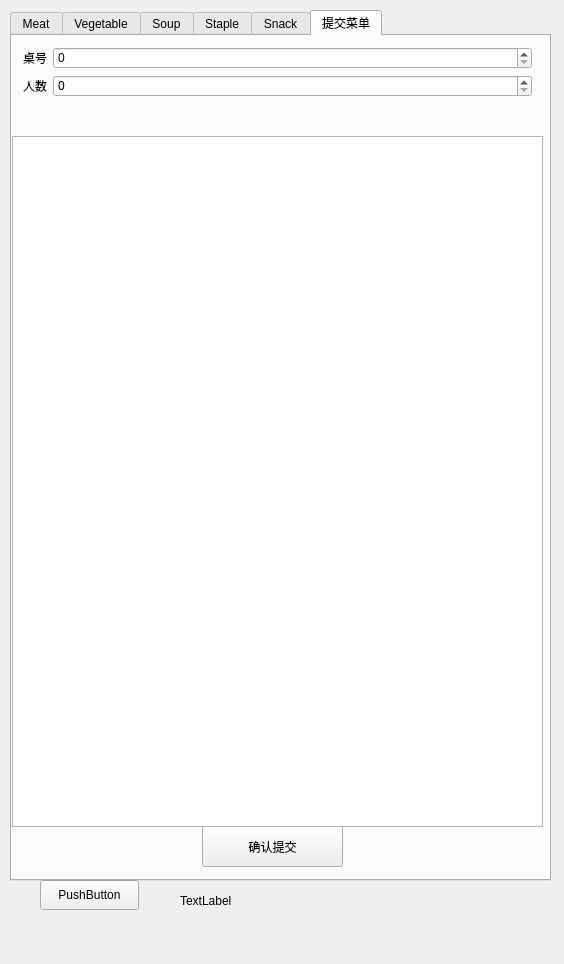
<?xml version="1.0" encoding="UTF-8"?>
<ui version="4.0">
 <class>mainWidget</class>
 <widget class="QWidget" name="mainWidget">
  <property name="geometry">
   <rect>
    <x>0</x>
    <y>0</y>
    <width>564</width>
    <height>964</height>
   </rect>
  </property>
  <property name="windowTitle">
   <string>mainWidget</string>
  </property>
  <widget class="QPushButton" name="pushButton">
   <property name="geometry">
    <rect>
     <x>40</x>
     <y>880</y>
     <width>99</width>
     <height>30</height>
    </rect>
   </property>
   <property name="text">
    <string>PushButton</string>
   </property>
  </widget>
  <widget class="QTabWidget" name="tabWidget">
   <property name="geometry">
    <rect>
     <x>10</x>
     <y>10</y>
     <width>541</width>
     <height>871</height>
    </rect>
   </property>
   <property name="currentIndex">
    <number>5</number>
   </property>
   <widget class="QWidget" name="meatTab">
    <attribute name="title">
     <string>Meat</string>
    </attribute>
    <widget class="QTableWidget" name="meatTableWidget">
     <property name="geometry">
      <rect>
       <x>0</x>
       <y>0</y>
       <width>541</width>
       <height>851</height>
      </rect>
     </property>
    </widget>
   </widget>
   <widget class="QWidget" name="vegeTab">
    <attribute name="title">
     <string>Vegetable</string>
    </attribute>
    <widget class="QTableWidget" name="vegeTableWidget">
     <property name="geometry">
      <rect>
       <x>0</x>
       <y>0</y>
       <width>541</width>
       <height>851</height>
      </rect>
     </property>
    </widget>
   </widget>
   <widget class="QWidget" name="soupTab">
    <attribute name="title">
     <string>Soup</string>
    </attribute>
    <widget class="QTableWidget" name="soupTableWidget">
     <property name="geometry">
      <rect>
       <x>0</x>
       <y>0</y>
       <width>541</width>
       <height>851</height>
      </rect>
     </property>
    </widget>
   </widget>
   <widget class="QWidget" name="stapleTab">
    <attribute name="title">
     <string>Staple</string>
    </attribute>
    <widget class="QTableWidget" name="stapleTableWidget">
     <property name="geometry">
      <rect>
       <x>0</x>
       <y>0</y>
       <width>541</width>
       <height>851</height>
      </rect>
     </property>
    </widget>
   </widget>
   <widget class="QWidget" name="snackTab">
    <attribute name="title">
     <string>Snack</string>
    </attribute>
    <widget class="QTableWidget" name="snackTableWidget">
     <property name="geometry">
      <rect>
       <x>0</x>
       <y>0</y>
       <width>541</width>
       <height>851</height>
      </rect>
     </property>
    </widget>
   </widget>
   <widget class="QWidget" name="orderTab">
    <attribute name="title">
     <string>提交菜单</string>
    </attribute>
    <widget class="QWidget" name="formLayoutWidget">
     <property name="geometry">
      <rect>
       <x>0</x>
       <y>0</y>
       <width>531</width>
       <height>72</height>
      </rect>
     </property>
     <layout class="QFormLayout" name="formLayout">
      <item row="0" column="0">
       <widget class="QLabel" name="label_2">
        <property name="text">
         <string>桌号</string>
        </property>
       </widget>
      </item>
      <item row="0" column="1">
       <widget class="QSpinBox" name="tableSpinBox"/>
      </item>
      <item row="1" column="0">
       <widget class="QLabel" name="label_3">
        <property name="text">
         <string>人数</string>
        </property>
       </widget>
      </item>
      <item row="1" column="1">
       <widget class="QSpinBox" name="hcSpinBox"/>
      </item>
     </layout>
    </widget>
    <widget class="QPushButton" name="checkButton">
     <property name="geometry">
      <rect>
       <x>190</x>
       <y>790</y>
       <width>141</width>
       <height>41</height>
      </rect>
     </property>
     <property name="text">
      <string>确认提交</string>
     </property>
    </widget>
    <widget class="QTableWidget" name="orderTableWidget">
     <property name="geometry">
      <rect>
       <x>0</x>
       <y>100</y>
       <width>531</width>
       <height>691</height>
      </rect>
     </property>
    </widget>
   </widget>
  </widget>
  <widget class="QLabel" name="label">
   <property name="geometry">
    <rect>
     <x>180</x>
     <y>890</y>
     <width>81</width>
     <height>21</height>
    </rect>
   </property>
   <property name="text">
    <string>TextLabel</string>
   </property>
  </widget>
 </widget>
 <layoutdefault spacing="6" margin="11"/>
 <resources/>
 <connections/>
</ui>
